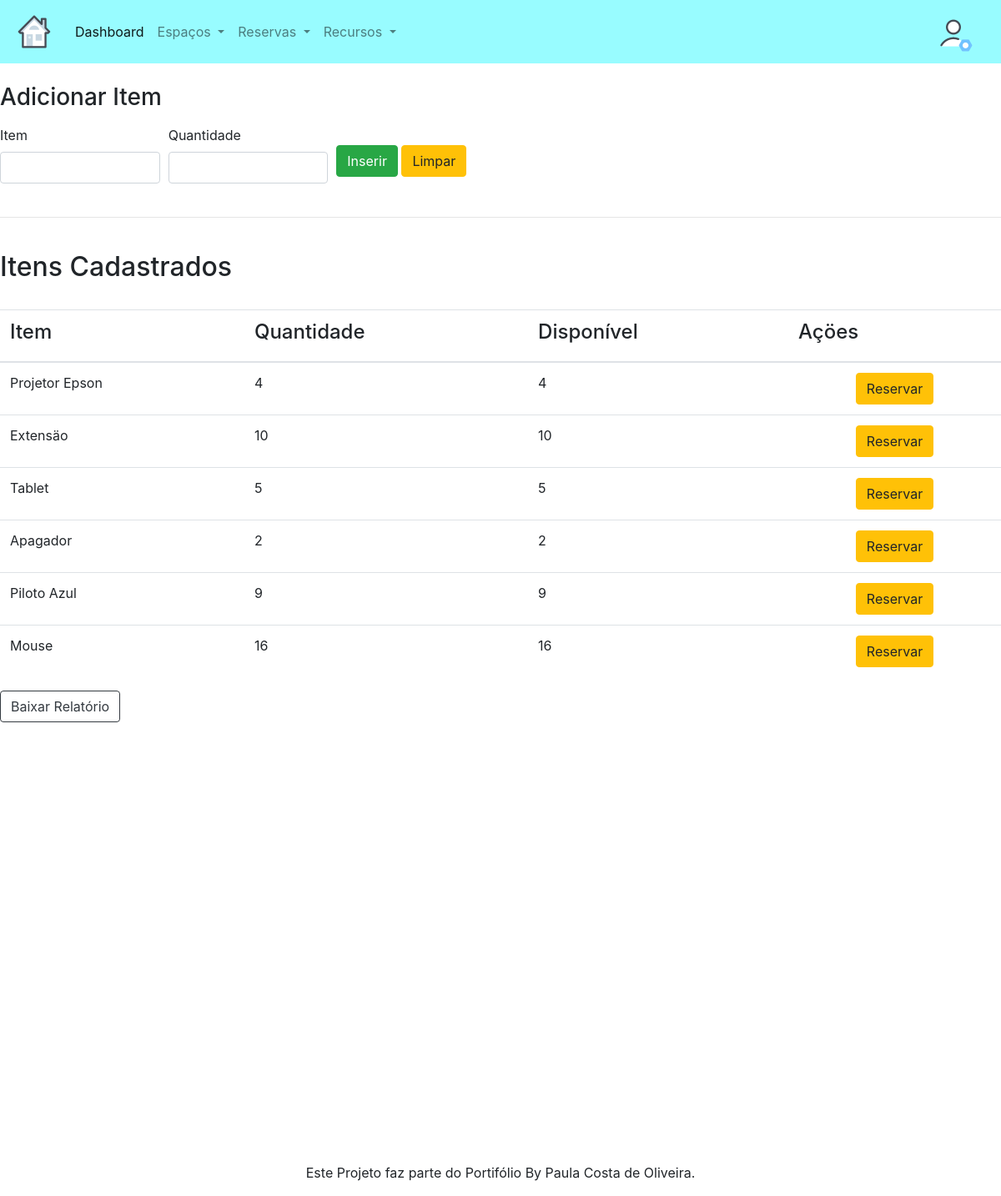
Page /cadastrar_item.php on the committed database.
### tables this page shows
CREATE TABLE `item` (
  `itemID` int(11) NOT NULL,
  `item` varchar(15) NOT NULL,
  `quantidade` int(3) NOT NULL,
  `disponivel` int(3) NOT NULL
);

### cadastrar_item.php (the view, shortened to what this page needs)
<?php
  include "conexao.php";
?>
<?php
  $query = $conecta->query ("SELECT * FROM item");
?>
<!DOCTYPE html>
<html>
<head>
	<link rel="stylesheet" href="https://stackpath.bootstrapcdn.com/bootstrap/4.1.3/css/bootstrap.min.css">
	<link rel="stylesheet" href="https://raw.githubusercontent.com/daneden/animate.css/master/animate.css">
	<link rel="stylesheet" href="css/bootnavbar.css">
<nav class="navbar navbar-expand-lg navbar-light" style="background-color: #98FCFF;">
  <a class="navbar-brand" href="#">
    <img src="icons-espaco.png" width="50" height="50" class="d-inline-block align-top" alt="">
  </a>
  <div class="collapse navbar-collapse" id="navbarNav">
    <ul class="navbar-nav">
      <li class="nav-item active">
        <a class="nav-link" href="dashboard.html">Dashboard</a>
      </li>
      <li class="nav-item dropdown">
        <a class="nav-link dropdown-toggle" href="#" id="navbarDropdownMenuLink" data-toggle="dropdown" aria-haspopup="true" aria-expanded="false">
          Espaços
        </a>
      </li>
      <li class="nav-item dropdown">
        <a class="nav-link dropdown-toggle" href="#" id="navbarDropdownMenuLink" data-toggle="dropdown" aria-haspopup="true" aria-expanded="false">
          Reservas
        </a>
      </li>
      <li class="nav-item dropdown">
        <a class="nav-link dropdown-toggle" href="#" id="navbarDropdownMenuLink" data-toggle="dropdown" aria-haspopup="true" aria-expanded="false">
          Recursos
        </a>
      </li>
    </ul>
  </div>
  <a class="navbar-brand" href="#">
    <img src="icons-user-settings.png" width="50" height="50" class="d-inline-block align-top" alt="">
  </a>
</nav>
</head>
<body>
<form action="adicionar_item.php" method="post">
  <br><label><h3> Adicionar Item </h3></label><br>
  <div class="form-row">
    <div class="col-2">
      <label>Item</label>
      <input type="text" name="item" class="form-control">
    </div>
    <div class="col-2">
      <label>Quantidade</label>
      <input type="text" name="quantidade" class="form-control">
    </div>
    <div class="col-2"> <br>
    <button type="submit" class="btn btn-success" name="Enviar">Inserir</button>
    <button type="Reset" class="btn btn-warning" name="Limpar">Limpar</button>
  </div>
</div>
</form>
<br><hr><br>
<?php
      echo "<h2> Itens Cadastrados </h2>";
      echo '<br><table class="table table-hover">';
      echo "<thead>";
      echo "<tr>";
      echo "<th align=center><h4> Item </h4></th>";
      echo "<th align=center><h4> Quantidade </h4></th>";
      echo "<th align=center><h4> Disponível </h4></th>";
      echo "<th align=center><h4> Açöes </h4></th>";
      echo "</tr>";
      echo "</thead>";
      echo "<tbody>";
    while ($resultado = mysqli_fetch_assoc($query)){
      echo "<tr>";
      echo "<td>" . utf8_encode($resultado ["item"]) . "</td>";
      echo "<td>" . $resultado ["quantidade"] . "</td>";
      echo "<td>" . $resultado ["disponivel"] . "</td>";
    ?>
      <td><center><button class="btn btn-warning" href="reservarItem.php?id=<?php echo $resultado["id"]?>" data-toggle="modal" data-target="#myModal">Reservar</button></center></td>
    <?php
    echo "</tr>";
    }
    echo "</tbody>";
    echo "</table>";
?>
<button type="button" class="btn btn-outline-dark">Baixar Relatório</button>
<?php include_once("_incluir/rodape.php"); ?>
</body>
</html>

### _incluir/rodape.php
<footer>
    <div id="footer_central">
		<center> <br><br><br><br><br><br><br><br><br><br><br><br><br><br><br><br><br><br><br><br><br><br>
        <p>Este Projeto faz parte do Portifólio By Paula Costa de Oliveira.</p>
		</center>
    </div>
</footer>

### rows in the picture
item: item "Projetor Epson", quantidade "4", disponivel "4"
item: item "Extensäo", quantidade "10", disponivel "10"
item: item "Tablet", quantidade "5", disponivel "5"
item: item "Apagador", quantidade "2", disponivel "2"
item: item "Piloto Azul", quantidade "9", disponivel "9"
item: item "Mouse", quantidade "16", disponivel "16"
